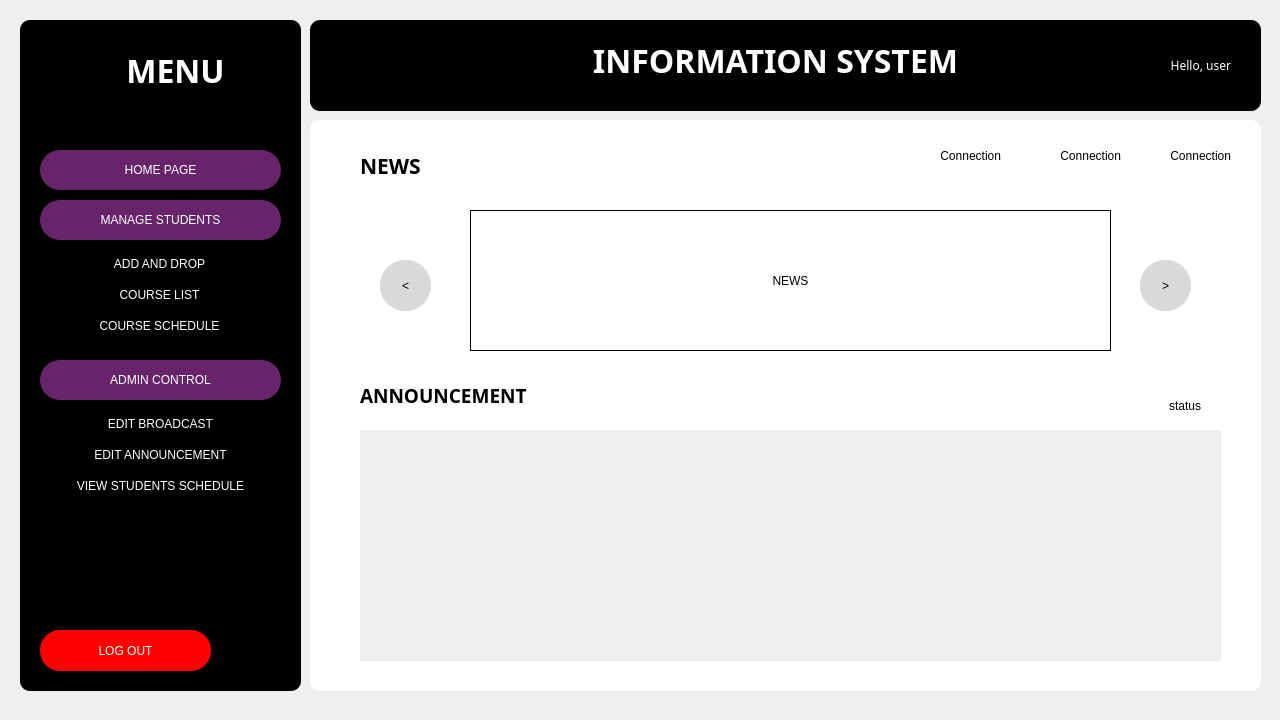
<?xml version="1.0" encoding="UTF-8"?>
<ui version="4.0">
 <class>homewindow</class>
 <widget class="QDialog" name="homewindow">
  <property name="geometry">
   <rect>
    <x>0</x>
    <y>0</y>
    <width>1280</width>
    <height>720</height>
   </rect>
  </property>
  <property name="windowTitle">
   <string>Dialog</string>
  </property>
  <widget class="QGroupBox" name="groupBox">
   <property name="geometry">
    <rect>
     <x>20</x>
     <y>20</y>
     <width>281</width>
     <height>671</height>
    </rect>
   </property>
   <property name="styleSheet">
    <string notr="true">QGroupBox {
background-color: black; 
border-radius: 10px; 
}</string>
   </property>
   <property name="title">
    <string/>
   </property>
   <widget class="QLabel" name="label_2">
    <property name="geometry">
     <rect>
      <x>70</x>
      <y>20</y>
      <width>171</width>
      <height>61</height>
     </rect>
    </property>
    <property name="font">
     <font>
      <family>Montserrat</family>
      <pointsize>24</pointsize>
      <bold>true</bold>
     </font>
    </property>
    <property name="styleSheet">
     <string notr="true">QLabel {
color: white; 
}</string>
    </property>
    <property name="text">
     <string>MENU</string>
    </property>
    <property name="alignment">
     <set>Qt::AlignmentFlag::AlignCenter</set>
    </property>
   </widget>
   <widget class="QLabel" name="label_pic">
    <property name="geometry">
     <rect>
      <x>40</x>
      <y>30</y>
      <width>41</width>
      <height>51</height>
     </rect>
    </property>
    <property name="text">
     <string/>
    </property>
    <property name="pixmap">
     <pixmap>Assets/the-chinese-university-of-hong-kong-logo-F21185E146-seeklogo.com.png</pixmap>
    </property>
    <property name="scaledContents">
     <bool>true</bool>
    </property>
   </widget>
   <widget class="QPushButton" name="pushButton">
    <property name="geometry">
     <rect>
      <x>20</x>
      <y>130</y>
      <width>241</width>
      <height>40</height>
     </rect>
    </property>
    <property name="styleSheet">
     <string notr="true">QPushButton {
background-color: #68246a; 
color: white; 
border-radius: 20px; 
}</string>
    </property>
    <property name="text">
     <string>HOME PAGE</string>
    </property>
   </widget>
   <widget class="QPushButton" name="pushButton_12">
    <property name="geometry">
     <rect>
      <x>220</x>
      <y>610</y>
      <width>41</width>
      <height>41</height>
     </rect>
    </property>
    <property name="styleSheet">
     <string notr="true">QPushButton {
background-color: transparent; 
border: none; 
}</string>
    </property>
    <property name="text">
     <string/>
    </property>
   </widget>
   <widget class="QPushButton" name="pushButton_13">
    <property name="geometry">
     <rect>
      <x>20</x>
      <y>610</y>
      <width>171</width>
      <height>41</height>
     </rect>
    </property>
    <property name="styleSheet">
     <string notr="true">QPushButton {
background-color: red; 
color: white; 
border-radius: 20px; 
}</string>
    </property>
    <property name="text">
     <string>LOG OUT</string>
    </property>
   </widget>
   <widget class="QPushButton" name="pushButton_2">
    <property name="geometry">
     <rect>
      <x>20</x>
      <y>180</y>
      <width>241</width>
      <height>40</height>
     </rect>
    </property>
    <property name="styleSheet">
     <string notr="true">QPushButton {
background-color: #68246a; 
color: white; 
border-radius: 20px; 
}</string>
    </property>
    <property name="text">
     <string>MANAGE STUDENTS</string>
    </property>
   </widget>
   <widget class="QPushButton" name="pushButton_6">
    <property name="geometry">
     <rect>
      <x>20</x>
      <y>340</y>
      <width>241</width>
      <height>40</height>
     </rect>
    </property>
    <property name="styleSheet">
     <string notr="true">QPushButton {
background-color: #68246a; 
color: white; 
border-radius: 20px; 
}</string>
    </property>
    <property name="text">
     <string>ADMIN CONTROL</string>
    </property>
   </widget>
   <widget class="QWidget" name="layoutWidget">
    <property name="geometry">
     <rect>
      <x>20</x>
      <y>380</y>
      <width>241</width>
      <height>111</height>
     </rect>
    </property>
    <layout class="QVBoxLayout" name="verticalLayout_2">
     <property name="spacing">
      <number>0</number>
     </property>
     <item>
      <widget class="QPushButton" name="pushButton_7">
       <property name="styleSheet">
        <string notr="true">QPushButton {
background-color: transparent; 
border: none; 
color: white; }
QPushButton:hover{
color:rgb(240, 171, 31)
}</string>
       </property>
       <property name="text">
        <string>EDIT BROADCAST</string>
       </property>
      </widget>
     </item>
     <item>
      <widget class="QPushButton" name="pushButton_8">
       <property name="styleSheet">
        <string notr="true">QPushButton:hover{
color:rgb(240, 171, 31)
}
QPushButton {
background-color: transparent; 
border: none; 
color: white; }</string>
       </property>
       <property name="text">
        <string>EDIT ANNOUNCEMENT</string>
       </property>
      </widget>
     </item>
     <item>
      <widget class="QPushButton" name="pushButton_9">
       <property name="styleSheet">
        <string notr="true">QPushButton:hover{
color:rgb(240, 171, 31)
}
QPushButton {
background-color: transparent; 
border: none; 
color: white; }</string>
       </property>
       <property name="text">
        <string>VIEW STUDENTS SCHEDULE</string>
       </property>
      </widget>
     </item>
    </layout>
   </widget>
   <widget class="QWidget" name="layoutWidget">
    <property name="geometry">
     <rect>
      <x>20</x>
      <y>220</y>
      <width>239</width>
      <height>111</height>
     </rect>
    </property>
    <layout class="QVBoxLayout" name="verticalLayout_1">
     <property name="spacing">
      <number>0</number>
     </property>
     <item>
      <widget class="QPushButton" name="pushButton_3">
       <property name="enabled">
        <bool>true</bool>
       </property>
       <property name="styleSheet">
        <string notr="true">QPushButton {
background-color: transparent; 
border: none; 
color: white; }
QPushButton:hover{
color:rgb(240, 171, 31)
}</string>
       </property>
       <property name="text">
        <string>ADD AND DROP</string>
       </property>
      </widget>
     </item>
     <item>
      <widget class="QPushButton" name="pushButton_4">
       <property name="enabled">
        <bool>true</bool>
       </property>
       <property name="styleSheet">
        <string notr="true">QPushButton {
background-color: transparent; 
border: none; 
color: white; }
QPushButton:hover{
color:rgb(240, 171, 31)
}</string>
       </property>
       <property name="text">
        <string>COURSE LIST</string>
       </property>
      </widget>
     </item>
     <item>
      <widget class="QPushButton" name="pushButton_5">
       <property name="enabled">
        <bool>true</bool>
       </property>
       <property name="styleSheet">
        <string notr="true">QPushButton:hover{
color:rgb(240, 171, 31)
}
QPushButton {
background-color: transparent; 
border: none; 
color: white; }</string>
       </property>
       <property name="text">
        <string>COURSE SCHEDULE</string>
       </property>
      </widget>
     </item>
    </layout>
   </widget>
  </widget>
  <widget class="QGroupBox" name="groupBox_2">
   <property name="geometry">
    <rect>
     <x>310</x>
     <y>20</y>
     <width>951</width>
     <height>91</height>
    </rect>
   </property>
   <property name="styleSheet">
    <string notr="true">QGroupBox {
background-color: black; 
border-radius: 10px; 
}</string>
   </property>
   <property name="title">
    <string/>
   </property>
   <widget class="QLabel" name="label_4">
    <property name="geometry">
     <rect>
      <x>200</x>
      <y>20</y>
      <width>531</width>
      <height>41</height>
     </rect>
    </property>
    <property name="font">
     <font>
      <family>Montserrat</family>
      <pointsize>24</pointsize>
      <bold>true</bold>
     </font>
    </property>
    <property name="styleSheet">
     <string notr="true">QLabel {
color: white; 
}</string>
    </property>
    <property name="text">
     <string>INFORMATION SYSTEM</string>
    </property>
    <property name="alignment">
     <set>Qt::AlignmentFlag::AlignCenter</set>
    </property>
   </widget>
   <widget class="QLabel" name="label_5">
    <property name="geometry">
     <rect>
      <x>710</x>
      <y>30</y>
      <width>211</width>
      <height>31</height>
     </rect>
    </property>
    <property name="font">
     <font>
      <family>Montserrat</family>
     </font>
    </property>
    <property name="styleSheet">
     <string notr="true">QLabel {
color: white; 
}</string>
    </property>
    <property name="text">
     <string>Hello, user</string>
    </property>
    <property name="alignment">
     <set>Qt::AlignmentFlag::AlignRight|Qt::AlignmentFlag::AlignTrailing|Qt::AlignmentFlag::AlignVCenter</set>
    </property>
   </widget>
  </widget>
  <widget class="QGroupBox" name="groupBox_3">
   <property name="geometry">
    <rect>
     <x>310</x>
     <y>120</y>
     <width>951</width>
     <height>571</height>
    </rect>
   </property>
   <property name="styleSheet">
    <string notr="true">QGroupBox {
background-color: white; 
border-radius: 10px; 
}</string>
   </property>
   <property name="title">
    <string/>
   </property>
   <widget class="QLabel" name="label_3">
    <property name="geometry">
     <rect>
      <x>50</x>
      <y>20</y>
      <width>111</width>
      <height>51</height>
     </rect>
    </property>
    <property name="font">
     <font>
      <family>Montserrat</family>
      <pointsize>16</pointsize>
      <bold>true</bold>
     </font>
    </property>
    <property name="styleSheet">
     <string notr="true">color: rgb(0, 0, 0);</string>
    </property>
    <property name="text">
     <string>NEWS</string>
    </property>
    <property name="alignment">
     <set>Qt::AlignmentFlag::AlignLeading|Qt::AlignmentFlag::AlignLeft|Qt::AlignmentFlag::AlignVCenter</set>
    </property>
   </widget>
   <widget class="QLabel" name="label_6">
    <property name="geometry">
     <rect>
      <x>800</x>
      <y>20</y>
      <width>121</width>
      <height>31</height>
     </rect>
    </property>
    <property name="styleSheet">
     <string notr="true">color: rgb(0, 0, 0);</string>
    </property>
    <property name="text">
     <string>Connection</string>
    </property>
    <property name="alignment">
     <set>Qt::AlignmentFlag::AlignRight|Qt::AlignmentFlag::AlignTrailing|Qt::AlignmentFlag::AlignVCenter</set>
    </property>
   </widget>
   <widget class="QLabel" name="label_7">
    <property name="geometry">
     <rect>
      <x>690</x>
      <y>20</y>
      <width>121</width>
      <height>31</height>
     </rect>
    </property>
    <property name="styleSheet">
     <string notr="true">color: rgb(0, 0, 0);</string>
    </property>
    <property name="text">
     <string>Connection</string>
    </property>
    <property name="alignment">
     <set>Qt::AlignmentFlag::AlignRight|Qt::AlignmentFlag::AlignTrailing|Qt::AlignmentFlag::AlignVCenter</set>
    </property>
   </widget>
   <widget class="QLabel" name="label_8">
    <property name="geometry">
     <rect>
      <x>570</x>
      <y>20</y>
      <width>121</width>
      <height>31</height>
     </rect>
    </property>
    <property name="styleSheet">
     <string notr="true">color: rgb(0, 0, 0);</string>
    </property>
    <property name="text">
     <string>Connection</string>
    </property>
    <property name="alignment">
     <set>Qt::AlignmentFlag::AlignRight|Qt::AlignmentFlag::AlignTrailing|Qt::AlignmentFlag::AlignVCenter</set>
    </property>
   </widget>
   <widget class="QLabel" name="label_10">
    <property name="geometry">
     <rect>
      <x>50</x>
      <y>250</y>
      <width>231</width>
      <height>51</height>
     </rect>
    </property>
    <property name="font">
     <font>
      <family>Montserrat</family>
      <pointsize>14</pointsize>
      <bold>true</bold>
     </font>
    </property>
    <property name="styleSheet">
     <string notr="true">color: rgb(0, 0, 0);</string>
    </property>
    <property name="text">
     <string>ANNOUNCEMENT</string>
    </property>
    <property name="alignment">
     <set>Qt::AlignmentFlag::AlignLeading|Qt::AlignmentFlag::AlignLeft|Qt::AlignmentFlag::AlignVCenter</set>
    </property>
   </widget>
   <widget class="QPushButton" name="pushButton_10">
    <property name="geometry">
     <rect>
      <x>70</x>
      <y>140</y>
      <width>51</width>
      <height>51</height>
     </rect>
    </property>
    <property name="styleSheet">
     <string notr="true">QPushButton {
background-color: #d9d9d9; 
border-radius: 25px; 
color: rgb(0, 0, 0);
}</string>
    </property>
    <property name="text">
     <string>&lt;</string>
    </property>
   </widget>
   <widget class="QPushButton" name="pushButton_11">
    <property name="geometry">
     <rect>
      <x>830</x>
      <y>140</y>
      <width>51</width>
      <height>51</height>
     </rect>
    </property>
    <property name="styleSheet">
     <string notr="true">QPushButton {
background-color: #d9d9d9; 
border-radius: 25px; 
color: rgb(0, 0, 0);
}</string>
    </property>
    <property name="text">
     <string>&gt;</string>
    </property>
   </widget>
   <widget class="QLabel" name="label_11">
    <property name="geometry">
     <rect>
      <x>160</x>
      <y>90</y>
      <width>641</width>
      <height>141</height>
     </rect>
    </property>
    <property name="styleSheet">
     <string notr="true">QLabel {
border: 1px solid; 
	color: rgb(0, 0, 0);
}</string>
    </property>
    <property name="text">
     <string>NEWS</string>
    </property>
    <property name="alignment">
     <set>Qt::AlignmentFlag::AlignCenter</set>
    </property>
   </widget>
   <widget class="QScrollArea" name="scrollArea">
    <property name="geometry">
     <rect>
      <x>50</x>
      <y>310</y>
      <width>861</width>
      <height>231</height>
     </rect>
    </property>
    <property name="styleSheet">
     <string notr="true">QScrollArea {
border-radius: 10px; 
}</string>
    </property>
    <property name="widgetResizable">
     <bool>true</bool>
    </property>
    <widget class="QWidget" name="scrollAreaWidgetContents">
     <property name="geometry">
      <rect>
       <x>0</x>
       <y>0</y>
       <width>861</width>
       <height>231</height>
      </rect>
     </property>
    </widget>
   </widget>
   <widget class="QLabel" name="label_9">
    <property name="geometry">
     <rect>
      <x>800</x>
      <y>270</y>
      <width>91</width>
      <height>31</height>
     </rect>
    </property>
    <property name="text">
     <string>status</string>
    </property>
    <property name="alignment">
     <set>Qt::AlignmentFlag::AlignRight|Qt::AlignmentFlag::AlignTrailing|Qt::AlignmentFlag::AlignVCenter</set>
    </property>
   </widget>
  </widget>
 </widget>
 <resources/>
 <connections/>
</ui>
